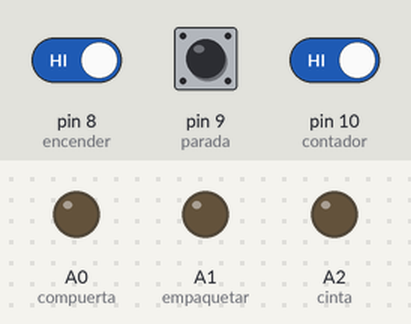
This sketch was run on a simulated Arduino Uno, built with avr-gcc and run on an emulated ATmega328P. On the bench: output pins drawn as LEDs (lit = HIGH). The test bench sets the inputs (shaded band); at power-on: pin 8 (encender) HIGH, pin 10 (contador) HIGH, pin 9 (parada) HIGH.

Above: at 1.2 s.
1.3 s: pin 8 (encender) driven LOW
At 2.5 s:
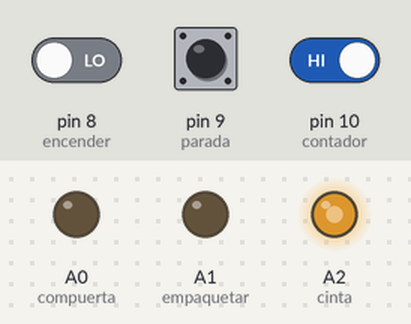
2.8 s: pin 10 (contador) driven LOW
At 3.9 s:
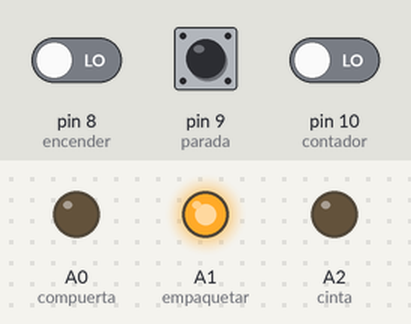
At 13.9 s:
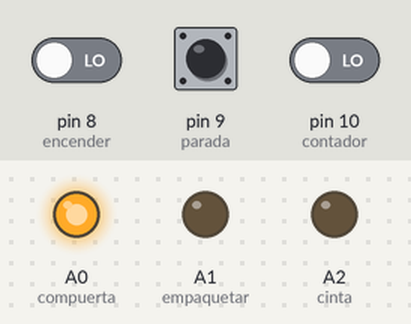
Timing chart, 0 to 27.5 s (numbered marks = the images above; inputs shaded):
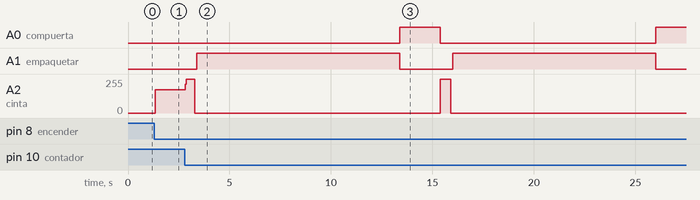

The sketch:

PLC_automatizacion.ino
```cpp
byte encender=8;
byte parada=9;
byte contador=10;
byte contar=0;

char c;


byte cinta=A2;
byte empaquetar=A1;
byte compuerta=A0;


void setup() {
 Serial.begin(9600);
 pinMode(encender,INPUT);
 pinMode(parada,INPUT);
 pinMode(contador,INPUT);

 pinMode(cinta,OUTPUT);
 pinMode(empaquetar,OUTPUT);
 pinMode(compuerta,OUTPUT);
}
void terminar(byte boton2){

   do{
   boton2=digitalRead(parada);
   digitalWrite(cinta,0);
   digitalWrite(empaquetar,0);
   digitalWrite(compuerta,0);
  }while(boton2==0);
 }
void loop() {


 byte boton1=digitalRead(encender);
 byte boton2=digitalRead(parada);
 byte boton3=digitalRead(contador);
 terminar(boton2);
   if(boton1==0){
       digitalWrite(cinta,1);


  if(boton3==0){
    delay(100);
    contar++;
  terminar(boton2);
    if(contar==5){
    terminar(boton2);
    digitalWrite(cinta,0);
    delay(100);
    digitalWrite(empaquetar,1);
    delay(10000);
    digitalWrite(empaquetar,0);
    digitalWrite(compuerta,1);
    delay(2000);
    digitalWrite(compuerta,0);
    contar=0;
    }
    }

   }else{digitalWrite(cinta,0);}


}
```

Measured:
- after the input at 1.3 s, A2 (cinta): 0/255 → 176/255 at once
- after the input at 2.8 s, A0 (compuerta): LOW → HIGH after 10.6 s, → LOW 2.0 s later, → HIGH 10.6 s later; A1 (empaquetar): alternates HIGH for 10.0 s and LOW for 2.6 s, starting after 0.60 s; A2 (cinta): alternates 255/255 for 0.49 s and 0/255 for 12.1 s, starting at once
